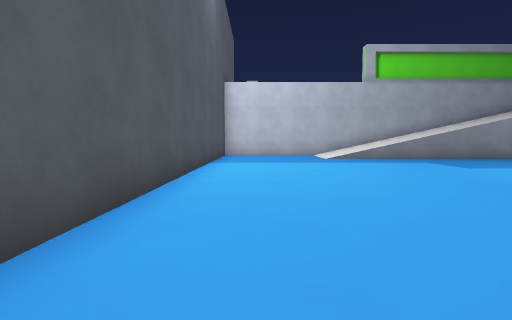
View 1 (above)

17 first-person views from a walk through a Godot game level. The camera is 1.3 m above the floor, tilts 4° down and sees 85° across. The floor is counted in squares, 1.8 m on a side. Each view is taken from the middle of a square. On the plan, view 1 faces up. The plan holds only what a view shows up to about 10 squares ahead; the rest is blank. The place goes on beyond the plan. Surface patterns are stand-ins for the level's own textures.

View 2
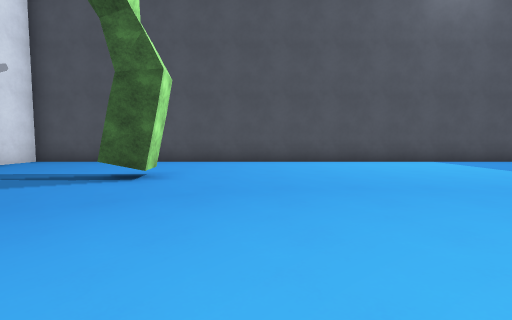

View 3
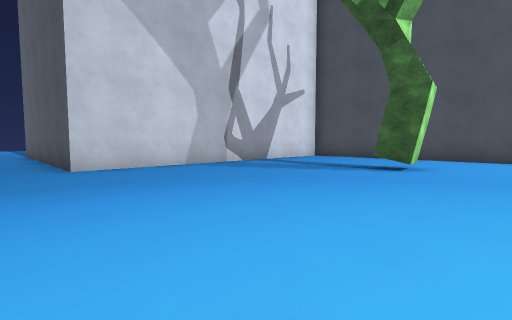

View 4
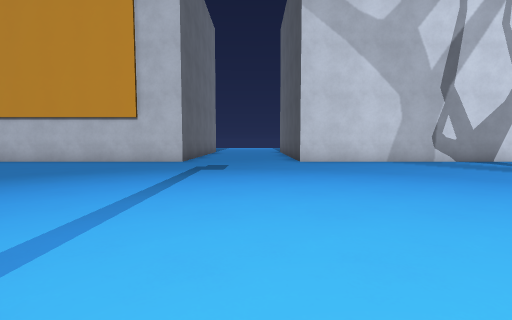

View 5
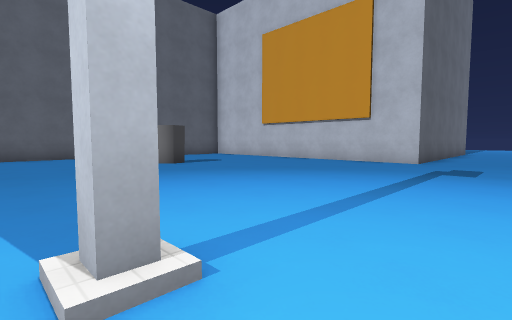

View 6
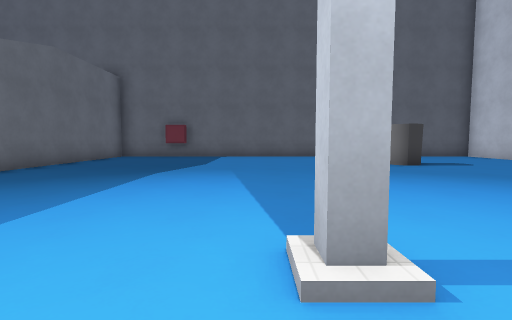

View 7
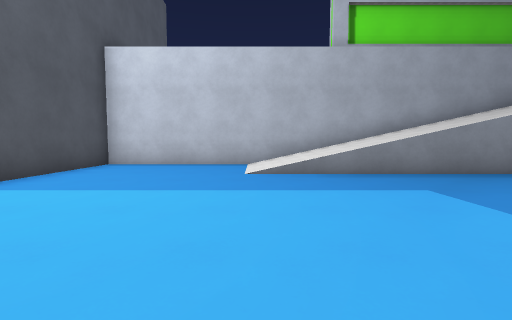

View 8
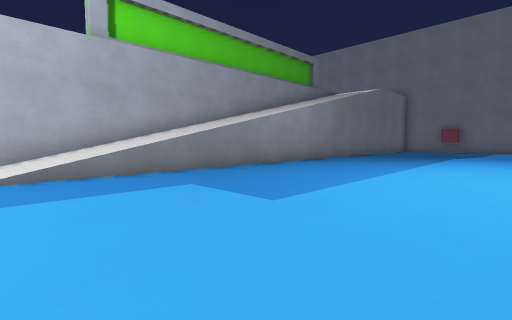

View 9
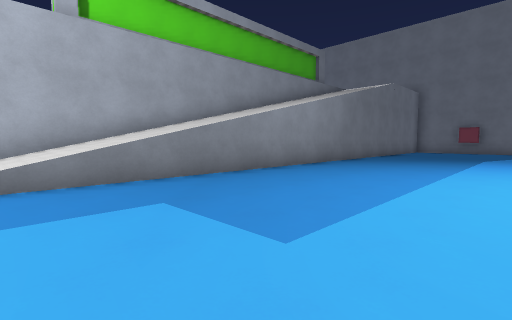

View 10
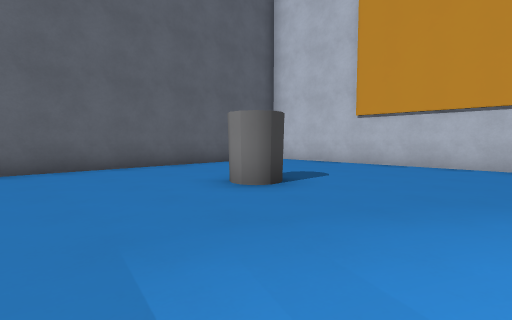

View 11
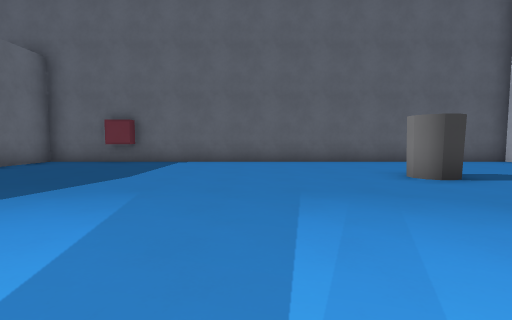

View 12
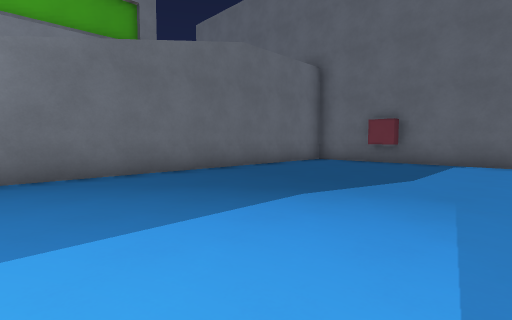

View 13
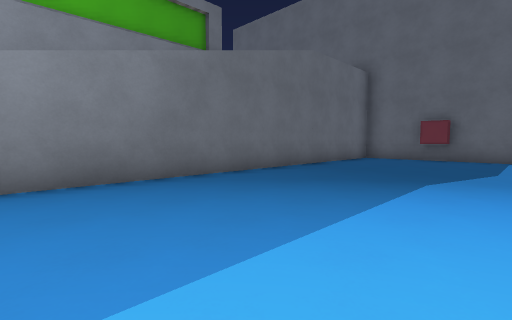

View 14
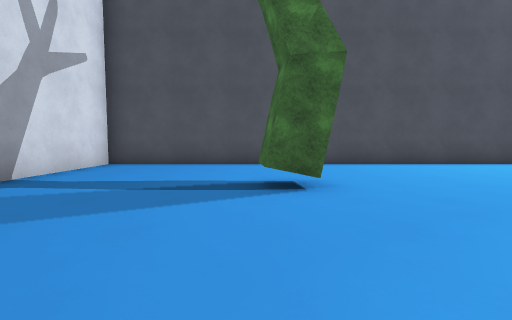

View 15
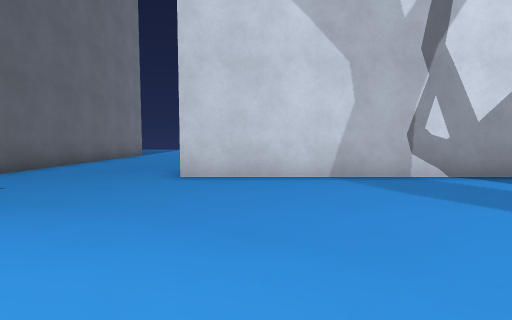

View 16
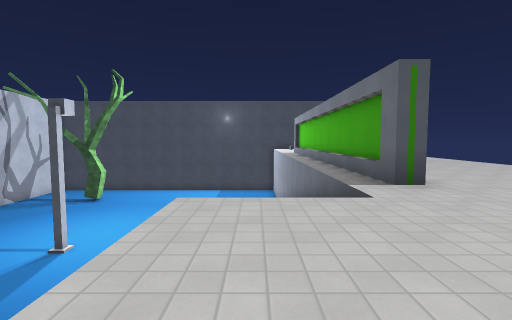

View 17
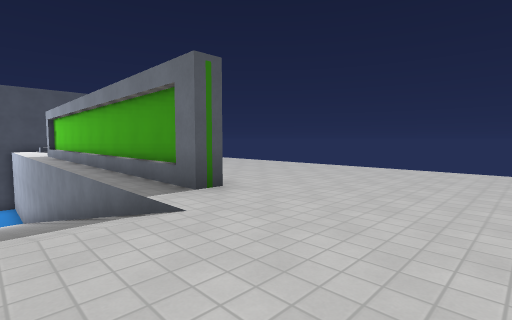

### Floor plan
Key: @ floor where view 1 was taken; # wall or solid block; . main floor; : floor 6.25 m higher than the main floor; / step, stairs or slope; T tree.
Columns run from 2 left of view 1 to 23 right of it. Each row starts with its distance up from view 1.
 19               ::::::::::
 18               ::::::::::
 17                 ::::::::
 16                  :::::::
 15 #                  :::::
 14 #       ############::::
 13 #....////////////////::: #
 12 #....////////////////::::#
 11 #....////////////////::::#
 10 #........................#
  9 #........................#
  8 #........................#
  7 #........................#
  6 #........................#
  5 #........................#
  4 #.............#..........#
  3 #........................#
  2 #........................#
  1 #....#...................#
  0 #.@..T...............#...#
 -1 #........................#
 -2 #........................#
 -3 #........................#
 -4 #........................#
 -5 ###########....###########
 -6           #....#
 -7           #....#

Where each view was taken, in squares from view 1:
view 1: 0 up, 0 right, facing up
view 2: 3 up, 8 right, facing left
view 3: 3 up, 10 right, facing down-left
view 4: 5 up, 10 right, facing down
view 5: 5 up, 10 right, facing down-right
view 6: 5 up, 10 right, facing right
view 7: 5 up, 3 right, facing up
view 8: 5 up, 3 right, facing up-right
view 9: 6 up, 4 right, facing up-right
view 10: 4 up, 15 right, facing down-right
view 11: 4 up, 13 right, facing right
view 12: 5 up, 13 right, facing up-right
view 13: 6 up, 11 right, facing up-right
view 14: 0 up, 7 right, facing left
view 15: 1 up, 7 right, facing down
view 16: 12 up, 22 right, facing left
view 17: 12 up, 21 right, facing up-left
